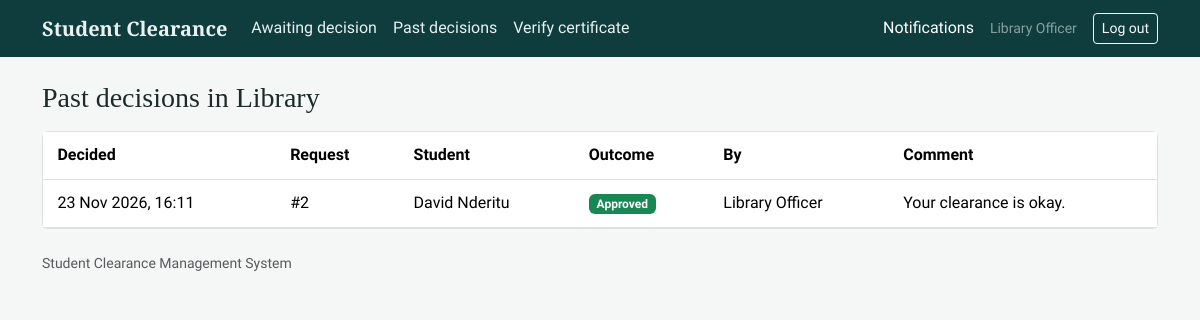
Screenshot of /officer/history/ (signed in) with the database file from the repository.
### accounts/models.py (models this page shows, shortened)
class User(AbstractUser):
    class Role(models.TextChoices):
        STUDENT = "student", "Student"
        OFFICER = "officer", "Clearance officer"
        ADMIN = "admin", "Administrator"
    role = models.CharField(max_length=10, choices=Role.choices, default=Role.STUDENT)
    school = models.ForeignKey(School, null=True, blank=True, on_delete=models.SET_NULL, related_name="users")
    department = models.ForeignKey(
        Department, null=True, blank=True, on_delete=models.SET_NULL, related_name="officers"
    )
    @property
    def display_name(self):
        return self.get_full_name() or self.username

class Department(models.Model):
    name = models.CharField(max_length=120, unique=True)
    order = models.PositiveSmallIntegerField(unique=True, help_text="Position in the clearance sequence (1 = first).")
    is_school_office = models.BooleanField(
        default=False,
        help_text="If ticked, only an officer from the student's own school can act on this step.",
    )
    class Meta:
        ordering = ["order"]
    def __str__(self):
        return self.name

### clearance/models.py (models this page shows, shortened)
class ApprovalStep(models.Model):
    class Status(models.TextChoices):
        PENDING = "pending", "Pending"
        APPROVED = "approved", "Approved"
        REJECTED = "rejected", "Rejected"
    request = models.ForeignKey(ClearanceRequest, on_delete=models.CASCADE, related_name="steps")
    department = models.ForeignKey(Department, on_delete=models.PROTECT, related_name="steps")
    status = models.CharField(max_length=10, choices=Status.choices, default=Status.PENDING)
    officer = models.ForeignKey(
        settings.AUTH_USER_MODEL, null=True, blank=True, on_delete=models.SET_NULL, related_name="decisions"
    )
    comment = models.TextField(blank=True)
    activated_at = models.DateTimeField(null=True, blank=True, help_text="When this step became the current one.")
    acted_at = models.DateTimeField(null=True, blank=True)
    class Meta:
        ordering = ["department__order"]
        unique_together = ("request", "department")
    @property
    def badge(self):
        return {"pending": "secondary", "approved": "success", "rejected": "danger"}[self.status]

class ClearanceRequest(models.Model):
    class Status(models.TextChoices):
        SUBMITTED = "submitted", "Submitted"
        IN_PROGRESS = "in_progress", "In progress"
        APPROVED = "approved", "Approved"
        REJECTED = "rejected", "Rejected"
    class Reason(models.TextChoices):
        GRADUATION = "graduation", "Graduation"
        END_OF_YEAR = "end_of_year", "End of academic year"
        WITHDRAWAL = "withdrawal", "Withdrawal / discontinuation"
        TRANSFER = "transfer", "Transfer"
    student = models.ForeignKey(settings.AUTH_USER_MODEL, on_delete=models.CASCADE, related_name="requests")
    reason = models.CharField(max_length=20, choices=Reason.choices, default=Reason.GRADUATION)
    academic_year = models.CharField(max_length=9, help_text="e.g. 2025/2026")
    document = models.FileField(upload_to="clearance_docs/%Y/", blank=True)
    status = models.CharField(max_length=12, choices=Status.choices, default=Status.SUBMITTED)
    created_at = models.DateTimeField(auto_now_add=True)
    updated_at = models.DateTimeField(auto_now=True)
    completed_at = models.DateTimeField(null=True, blank=True)
    class Meta:
        ordering = ["-created_at"]

### clearance/views.py (the view)
# urls.py: path("officer/history/", views.officer_history, name="officer_history"),
@role_required(OFFICER)
def officer_history(request):
    qs = ApprovalStep.objects.filter(department=request.user.department).exclude(status=ApprovalStep.Status.PENDING)
    qs = qs.select_related("request__student__school", "officer").order_by("-acted_at")
    if request.user.department and request.user.department.is_school_office:
        qs = qs.filter(request__student__school=request.user.school)
    return render(request, "officer/history.html", {"steps": qs[:200]})

### clearance/context_processors.py (called while the page is built)
def notifications(request):
    if request.user.is_authenticated:
        return {"unread_count": request.user.notifications.filter(is_read=False).count()}
    return {"unread_count": 0}

### templates/officer/history.html (shortened to what this page needs)
{% extends "base.html" %}
{% block content %}
<h1 class="h3 mb-3">Past decisions in {{ user.department }}</h1>
<div class="card"><div class="table-responsive"><table class="table mb-0 align-middle">
  <thead><tr><th>Decided</th><th>Request</th><th>Student</th><th>Outcome</th><th>By</th><th>Comment</th></tr></thead>
  <tbody>{% for s in steps %}
    <tr><td>{{ s.acted_at|date:"j M Y, H:i" }}</td><td>#{{ s.request.pk }}</td><td>{{ s.request.student.display_name }}</td>
      <td><span class="badge bg-{{ s.badge }}">{{ s.get_status_display }}</span></td><td>{{ s.officer.display_name|default:"-" }}</td><td>{{ s.comment|default:"-" }}</td></tr>
  {% empty %}<tr><td colspan="6" class="text-center text-muted py-4">No decisions recorded yet.</td></tr>{% endfor %}
  </tbody></table></div></div>
{% endblock %}

### templates/base.html (shortened to what this page needs)
{% load static %}<!doctype html>
<html lang="en">
<head>
  <link href="https://cdn.jsdelivr.net/npm/bootstrap@5.3.3/dist/css/bootstrap.min.css" rel="stylesheet">
  <link rel="stylesheet" href="{% static 'css/style.css' %}">
</head>
<body>
<nav class="navbar navbar-expand-lg scms-nav">
  <div class="container">
    <a class="navbar-brand" href="{% url 'home' %}">Student Clearance</a>
    <div class="collapse navbar-collapse" id="nav">
      <ul class="navbar-nav me-auto">
        {% if user.is_authenticated %}
          {% if user.role == 'student' %}
            <li class="nav-item"><a class="nav-link" href="{% url 'student_dashboard' %}">My clearance</a></li>
            <li class="nav-item"><a class="nav-link" href="{% url 'apply' %}">Apply</a></li>
          {% elif user.role == 'officer' %}
            <li class="nav-item"><a class="nav-link" href="{% url 'officer_dashboard' %}">Awaiting decision</a></li>
            <li class="nav-item"><a class="nav-link" href="{% url 'officer_history' %}">Past decisions</a></li>
          {% endif %}
        {% endif %}
        <li class="nav-item"><a class="nav-link" href="{% url 'verify_form' %}">Verify certificate</a></li>
      </ul>
      {% if user.is_authenticated %}
        <a class="nav-link text-white me-3" href="{% url 'notifications' %}">Notifications
          {% if unread_count %}<span class="badge bg-warning text-dark">{{ unread_count }}</span>{% endif %}</a>
        <span class="text-white-50 me-3 small">{{ user.display_name }}</span>
        <form method="post" action="{% url 'logout' %}" class="d-inline">{% csrf_token %}
          <button class="btn btn-sm btn-outline-light">Log out</button></form>
      {% else %}
        <a class="btn btn-sm btn-outline-light" href="{% url 'login' %}">Log in</a>
      {% endif %}
    </div>
  </div>
</nav>
<main class="container py-4">
  {% block content %}{% endblock %}
</main>
<footer class="container pb-4 small text-muted">Student Clearance Management System</footer>
</body>
</html>

### static/css/style.css (style rules this page uses)
:root { --ink: #1c2b2a; --teal: #0f3d3e; --teal-2: #17595a; --paper: #f5f7f6; --line: #d9e2e0; --cleared: #1e7a4c; --stop: #b3382c; }
body { background: var(--paper); color: var(--ink); font-family: "Source Sans 3", system-ui, sans-serif; line-height: 1.55; }
h1, h2, h3, .navbar-brand { font-family: "Source Serif 4", Georgia, serif; font-weight: 700; }
.scms-nav { background: var(--teal); }
.scms-nav .nav-link, .scms-nav .navbar-brand { color: #e8f1f0; }
a { color: var(--teal-2); }
.card { border-color: var(--line); border-radius: 6px; }
.table > :not(caption) > * > * { padding: .7rem .9rem; }

### rows the page displays
User: display_name "Library Officer", department "Library"
ApprovalStep: acted_at "23 Nov 2026, 16:11", request.pk "2", request.student.display_name "David Nderitu", status "Approved", officer.display_name "Library Officer", comment "Your clearance is okay."
